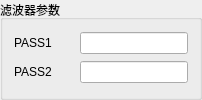
            <widget class="QGroupBox" name="groupBox">
             <property name="styleSheet">
              <string notr="true"/>
             </property>
             <property name="title">
              <string>滤波器参数</string>
             </property>
             <layout class="QGridLayout" name="gridLayout">
              <item row="0" column="0">
               <layout class="QHBoxLayout" name="horizontalLayout_17">
                <item>
                 <widget class="QLabel" name="label_14">
                  <property name="minimumSize">
                   <size>
                    <width>60</width>
                    <height>0</height>
                   </size>
                  </property>
                  <property name="text">
                   <string>PASS1</string>
                  </property>
                 </widget>
                </item>
                <item>
                 <widget class="QLineEdit" name="lineEdit_iir_pass1"/>
                </item>
               </layout>
              </item>
              <item row="1" column="0">
               <layout class="QHBoxLayout" name="horizontalLayout_18">
                <item>
                 <widget class="QLabel" name="label_15">
                  <property name="minimumSize">
                   <size>
                    <width>60</width>
                    <height>0</height>
                   </size>
                  </property>
                  <property name="text">
                   <string>PASS2</string>
                  </property>
                 </widget>
                </item>
                <item>
                 <widget class="QLineEdit" name="lineEdit_iir_pass2"/>
                </item>
               </layout>
              </item>
             </layout>
            </widget>
